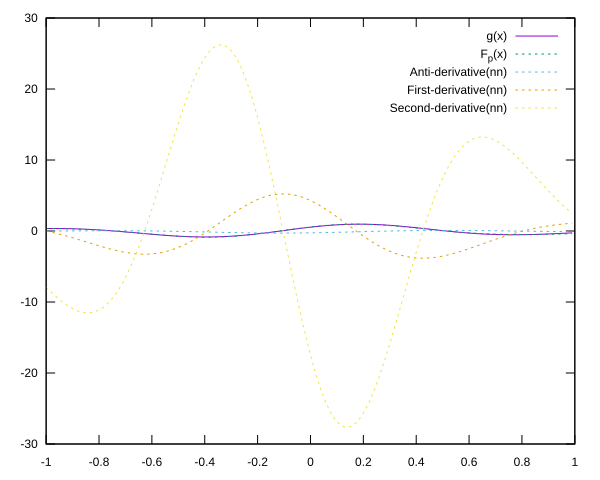

Generate this figure with gnuplot:
set terminal svg background "white"
set out "wavelet_derivs.svg"

plot \
	'wavelet_derivs_out.txt' using 1:2 with lines title columnheader,\
	for [col=3:6] 'wavelet_derivs_out.txt' using 1:col with lines dashtype 2 title columnheader
